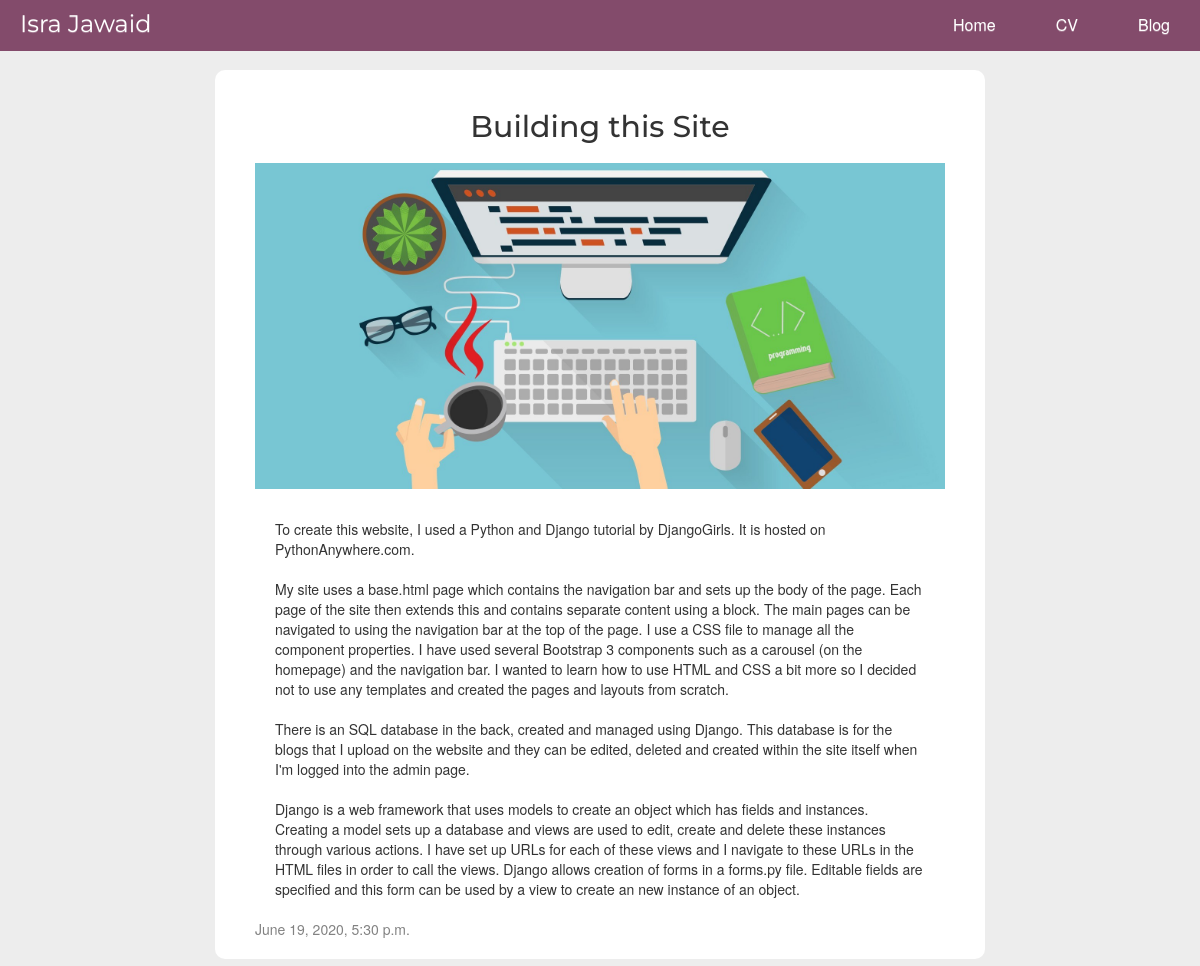
The page /post/13/ on the database its author committed.
### blog/models.py (models this page shows, shortened)
class Post(models.Model):
	author = models.ForeignKey(settings.AUTH_USER_MODEL, on_delete=models.CASCADE)
	title = models.CharField(max_length=200)
	text = models.TextField()
	summary = models.TextField(default="")
	created_date = models.DateTimeField(default=timezone.now)
	published_date = models.DateTimeField(blank=True, null=True)
	height_field = models.IntegerField(default=0)
	width_field = models.IntegerField(default=0)
	image = models.ImageField(upload_to='media/', null=True, blank=True, height_field="height_field", width_field="width_field");

### blog/views.py (the view)
# urls.py: path('post/<int:pk>/', views.post_detail, name='post_detail'),
def post_detail(request, pk):
	post = get_object_or_404(Post, pk=pk)
	return render(request, 'blog/post_detail.html', {'post':post})

### blog/templates/blog/post_detail.html (shortened to what this page needs)
﻿{% extends 'blog/base.html' %}
{% block content %}
<div class="container-fluid">
    <div class="row">
		<div class="col-md-2"></div>
        <div class="col-md-8">
			<div class="post-detail">
				<h2 class="post-title">{{ post.title }}</h2>
				{% if post.image %}
					<img class="img-responsive center-block" id="post-image-full" src="{{ post.image.url }}"></img>
				{% endif %}
				<p class="post-text">{{ post.text|linebreaksbr }}</p>
				{% if post.published_date %}
					<div class="date">
						{{ post.published_date }}
					</div>
				{% endif %}
			</div>
        </div>
		<div class="col-md-2"></div>
    </div>
</div>
{% endblock %}

### blog/static/css/blog.css (style rules this page uses)
body { background-color: #EDEDED; padding-top: 0px; position: relative; }
.row:after { content: ""; display: table; clear: both; }
h1, h2, h3, h4 { font-family: 'Montserrat', sans-serif; }
.post-text { padding: 10px 20px; }
.post-title { text-align: center; padding-bottom: 10px; }
.date { color: #828282; }
.post-detail { margin-bottom: 20px; background-color: #FFFFFF; padding: 20px 40px; border-radius: 10px; }
#post-image-full { margin-bottom: 20px; align: center; width: 100%; }
.container-fluid { display: block; margin-left: auto; margin-right: auto; position: relative; }
.col-md-8 { padding-top: 50px; }

### rows shown on the page
Post: title "Building this Site", image (picture), text "To create this website, I used a Python and Django tutorial by DjangoGirls. It is hosted on PythonAnywhere.com. My site uses a base.html page which contains the navigation bar and sets up the body of the page. Each page of the site then extends this and contains separate content using a block. The main pages can be navigated to using the navigation bar at the top of the page. I use a CSS file to manage all the component properties. I have used several Bootstrap 3 components such as a carousel (on the homepage) and the navigation bar. I wanted to learn how to use HTML and CSS a bit more so I decided not to use any templates and created the pages and layouts from scratch. There is an SQL…", published_date "June 19, 2020, 5:30 p.m."
